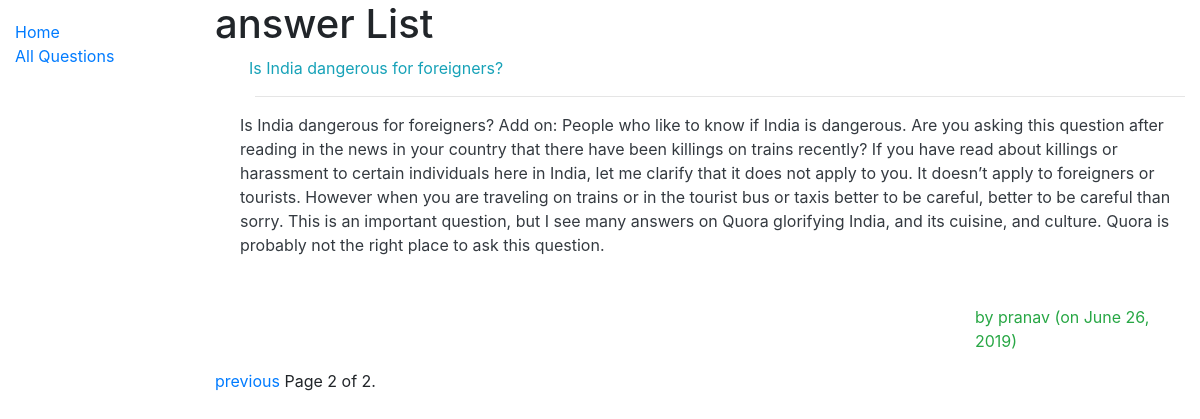
Page /myquora/answers/?page=2 on the earlier database version.
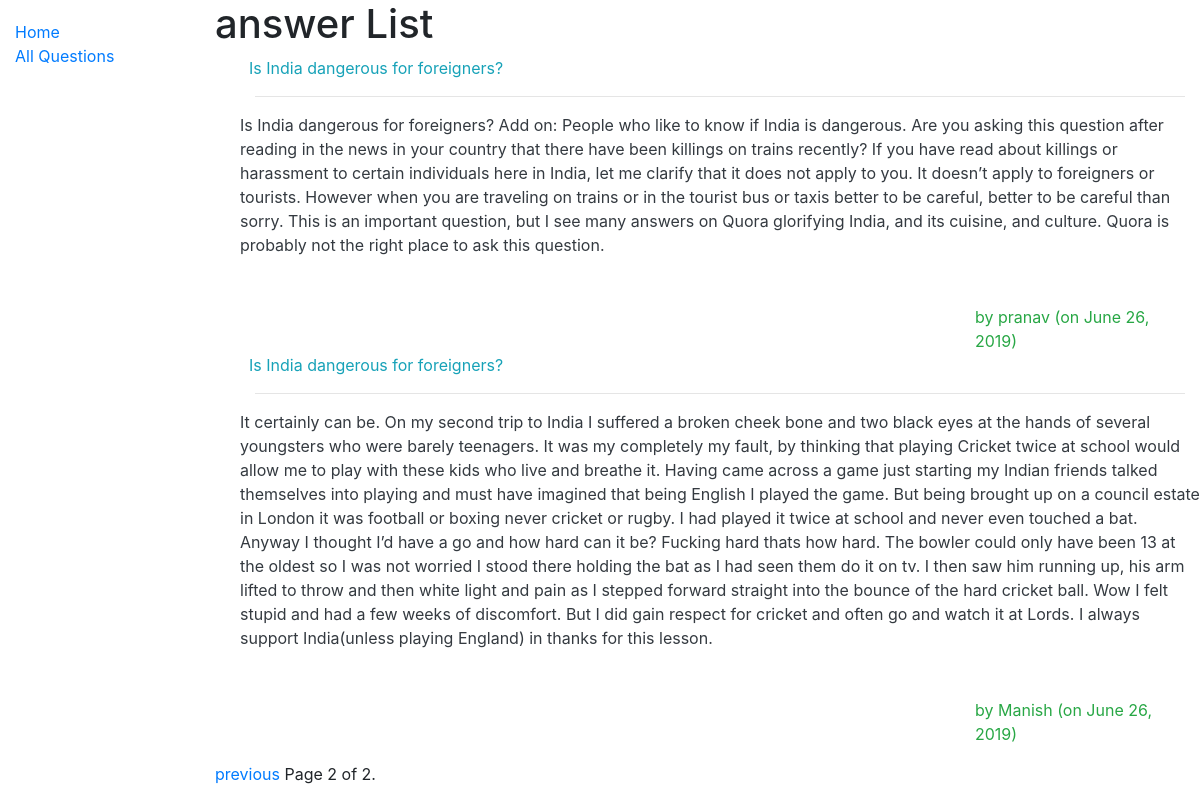
Same page on the later database version.
### myquora/models.py (models this page shows, shortened)
class Answer(models.Model):
    author = models.ForeignKey('Author', on_delete=models.SET_NULL, null=True)
    question = models.ForeignKey('Question', on_delete=models.SET_NULL, null=True)
    answer_text = models.TextField(max_length=2000, help_text='Write your answer here...')
    date_created = models.DateField(null=True, blank=True)
    date_updated = models.DateField(null=True, blank=True)
    upvote = models.IntegerField(default=0)
    downvote = models.IntegerField(default=0)
    views = models.IntegerField(default=0)

class Question(models.Model):
    author = models.ForeignKey('Author', on_delete=models.SET_NULL, null=True)
    question_text = models.TextField(max_length=1000, help_text='Enter your question in brief∂')
    date_created = models.DateField(null=True, blank=True)
    date_updated = models.DateField(null=True, blank=True)

class Author(models.Model):
    user = models.ForeignKey(User, unique=True, on_delete=models.CASCADE)
    email = models.EmailField(max_length=70,blank=True)
    date_created = models.DateField(null=True, blank=True)
    credits = models.IntegerField(default=0)
    def __str__(self):
        return f'{self.user.username}'

### myquora/views.py (the view)
# urls.py: path('answers/', views.AnswerListView.as_view(), name='answers'),
class AnswerListView(generic.ListView):
    model = Answer
    paginate_by = 3

### myquora/templates/myquora/answer_list.html
{% extends "base_generic.html" %}
{% block content %}
  <h1>answer List</h1>
  {% if answer_list %}
  <ul>
    {% for answer in answer_list %}
      <div class="row text-info">
          &nbsp; {{ answer.question.question_text }}
      </div>
          <hr></hr>
        <div class="row text-dark">
          {{ answer.answer_text }}</a>
        </div>
        <br>
        <br>
        <div class="row text-success">
            <div class="col"></div>
            <div class="col-6"></div>
            <div class="col">
                by {{answer.author}}
                (on {{answer.date_updated}})
            </div>
        </div>
    {% endfor %}
  </ul>
  {% else %}
    <p>There are no answers in the library.</p>
  {% endif %}
{% endblock %}

### myquora/templates/base_generic.html (shortened to what this page needs)
<!DOCTYPE html>
<html lang="en">
<head>
  <link rel="stylesheet" href="https://stackpath.bootstrapcdn.com/bootstrap/4.1.3/css/bootstrap.min.css">
  {% load static %}
  <link rel="stylesheet" href="{% static 'css/styles.css' %}">
</head>
<body>
  <div class="container-fluid">
    <div class="row">
      <div class="col-sm-2">
      {% block sidebar %}
        <ul class="sidebar-nav">
          <li><a href="{% url 'index' %}">Home</a></li>
          <li><a href="{% url 'questions' %}">All Questions</a></li>
        </ul>
     {% endblock %}
      </div>
    <br>
    <br>
    <br>
    <div class="col-sm-10 ">{% block content %}{% endblock %}
      {% block pagination %}
      {% if is_paginated %}
          <div class="pagination">
              <span class="page-links">
                  {% if page_obj.has_previous %}
                      <a href="{{ request.path }}?page={{ page_obj.previous_page_number }}">previous</a>
                  {% endif %}
                  <span class="page-current">
                      Page {{ page_obj.number }} of {{ page_obj.paginator.num_pages }}.
                  </span>
              </span>
          </div>
      {% endif %}
    {% endblock %}
    </div>
  </div>
</body>
</html>

### myquora/static/css/styles.css (style rules this page uses)
.sidebar-nav { margin-top: 20px; padding: 0; list-style: none; }

Differences in the rows shown:
added Answer: question.question_text "Is India dangerous for foreigners?", answer_text "It certainly can be. On my second trip to India I suffered a broken cheek bone and two black eyes at the hands of several youngsters who were barely teenagers. It was my completely my fault, by thinking that playing Cricket twice at school would allow me to play with these kids who live and breathe it. Having came across a game just starting my Indian friends talked themselves into playing and must have imagined that being English I played the game. But being brought up on a council estate in London it was football or boxing never cricket or rugby. I had played it twice at school and never even touched a bat. Anyway I thought I’d have a go and how hard can it be? Fucking hard thats how…", author "Manish", date_updated "June 26, 2019"
